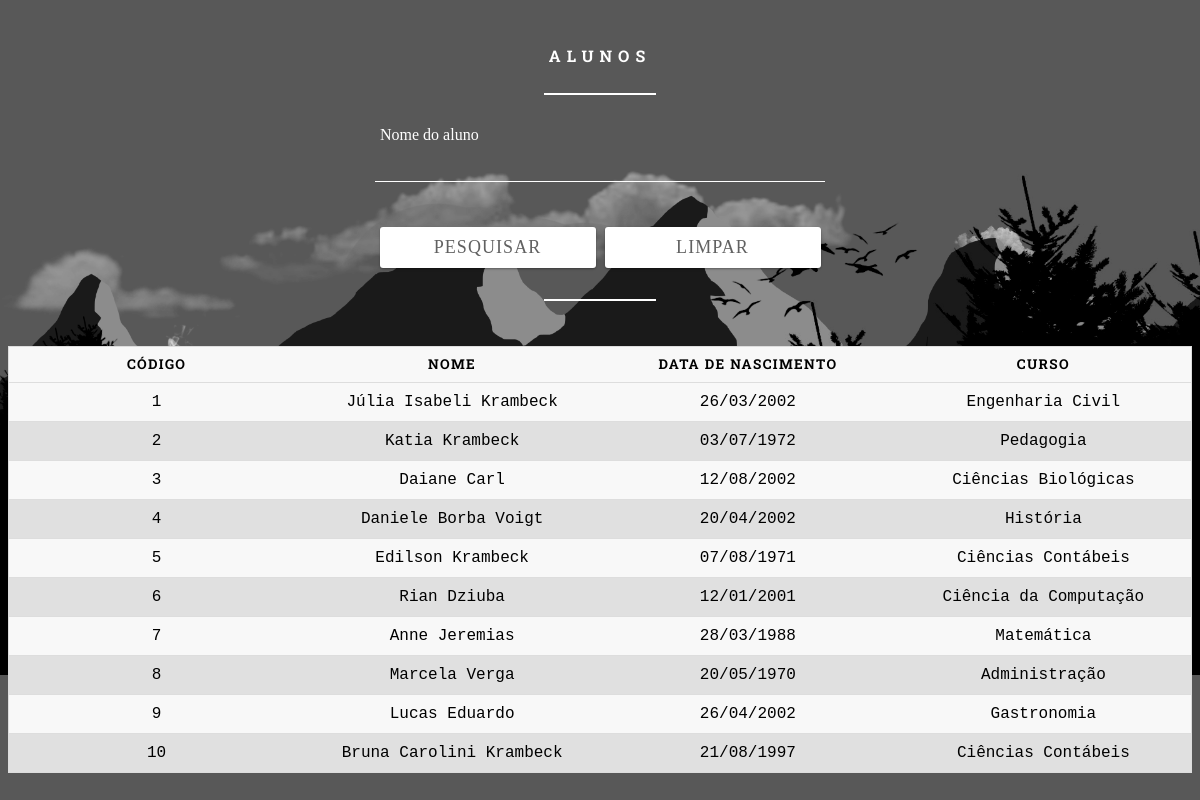
The app's page /ExerciciosCRUD1/Exercicio7.php with its own data.
### tables this page shows
create table Aluno(
    codigo int primary key auto_increment,
    nome varchar(45),
    data_nascimento varchar(45),
    curso varchar(45)
);

### ExerciciosCRUD1/conf/conf.inc.php (called while the page is built, shortened)
<?php
	$tb_aluno = 'Aluno';
?>

### ExerciciosCRUD1/Exercicio7.php (the view, shortened to what this page needs)
<!DOCTYPE html>
<html lang="pt-BR">
<?php
  require 'connect/connect.php';
  $pesquisa = isset($_POST['pesquisa'])?$_POST['pesquisa']:'';
?>
<head>
  <link rel="stylesheet" href="assets/css/basico.css" />
</head>
<body>
  <form method="post">
    <h5>Alunos</h5>
    <hr class="dividir" />
    <div class="input">
      <input type="text" name="pesquisa" value="<?php echo $pesquisa; ?>" />
      <label>Nome do aluno</label>
    </div>
    <div class="input">
      <input type="submit" value="Pesquisar" />
      <input type="reset" value="Limpar" />
    </div>
    </form>
    <form>
    <br /><br /><br /><br />
    <hr class="dividir" />
  </form>
    <table>
      <thead>
        <th scope="col">Código</th>
        <th scope="col">Nome</th>
        <th scope="col">Data de Nascimento</th>
        <th scope="col">Curso</th>
      </thead>
      <?php
        $sql = 'select * from '. $tb_aluno. ' where nome like "'. $pesquisa. '%" order by codigo';
        $resultado = mysqli_query($conexao, $sql);
        while ($row = mysqli_fetch_array($resultado)) {
          echo '<tr>';
          echo '<td>'. $row['codigo']. '</td>';
          echo '<td>'. $row['nome']. '</td>';
          echo '<td>'. $row['data_nascimento']. '</td>';
          echo '<td>'. $row['curso']. '</td>';
          echo '</tr>';
        }
      ?>
    </table>
</body>
</html>

### ExerciciosCRUD1/assets/css/basico.css (style rules this page uses)
body { background: url("../images/wallpaper.png"); background-position: top; background-repeat: repeat; background-clip: border-box; background-size: 100%; background-origin: border-box; background-attachment: fixed; font-family: 'Roboto Slab', monospace; color: white; font-size: 16px; font-weight: normal; }
form { width: 450px; margin: 45px auto; }
h5 { text-align: center; text-transform: uppercase; color: #fff; letter-spacing: 6px; font-size: 16px; }
hr.dividir { background: #fff; -webkit-box-shadow: none; box-shadow: none; border: none; height: 2px; width: 25%; margin: 0px auto 0px auto; }
.input { position: relative; margin: 45px 0; width: 450px; font-family: 'Roboto Slab'; }
label { font-family: 'Roboto Slab'; }
input, textarea { background: none; color: #fff; font-size: 18px; padding: 10px 10px 10px 5px; font-family: 'Roboto Slab'; display: block; width: 450px; border: none; border-radius: 0; border-bottom: 1px solid #fff; }
input:focus~label, input:valid~label, textarea:focus~label, textarea:valid~label { top: -14px; font-size: 16px; color: #fff; }
.input label { color: #fff; font-size: 16px; font-weight: normal; position: absolute; pointer-events: none; left: 5px; top: 10px; font-family: 'Roboto Slab'; -webkit-transition: 300ms ease all; transition: 300ms ease all; }
input[type="submit"], input[type="reset"] { background: white; color: #616161; border: none; padding: 10px 20px; border-radius: 3px; letter-spacing: 0.06em; text-transform: uppercase; text-decoration: none; outline: none; width: 48%; float: left; margin: auto 1% 1% 1%; -webkit-box-shadow: 0 1px 3px rgba(0, 0, 0, 0.12), 0 1px 2px rgba(0, 0, 0, 0.24); box-shadow: 0 1px 3pxrgba(0, 0, 0, 0.12), 0 1px 2px rgba(0, 0, 0, 0.24); -webkit-transition: all 0.3s cubic-bezier(0.25, 0.8, 0.25, 1); transition: all 0.3s cubic-bezier(0.25, 0.8, 0.25, 1); }
table { border: 1px solid #ccc; border-collapse: collapse; margin: 0; color: #000000; padding: 0; width: 100%; table-layout: fixed; border-radius: 15px; }
table tr { background: #f8f8f8; border: 1px solid #ddd; padding: .35em; }
table tr:nth-child(even) { background: #E0E0E0; border: 1px solid #ddd; padding: .35em; }
table th, table td { padding: .625em; text-align: center; }
table th { font-size: .85em; letter-spacing: .1em; text-transform: uppercase; }
*, *:before, *:after { box-sizing: border-box; }

### records on screen
aluno: codigo "1", nome "Júlia Isabeli Krambeck", data_nascimento "26/03/2002", curso "Engenharia Civil"
aluno: codigo "2", nome "Katia Krambeck", data_nascimento "03/07/1972", curso "Pedagogia"
aluno: codigo "3", nome "Daiane Carl", data_nascimento "12/08/2002", curso "Ciências Biológicas"
aluno: codigo "4", nome "Daniele Borba Voigt", data_nascimento "20/04/2002", curso "História"
aluno: codigo "5", nome "Edilson Krambeck", data_nascimento "07/08/1971", curso "Ciências Contábeis"
aluno: codigo "6", nome "Rian Dziuba", data_nascimento "12/01/2001", curso "Ciência da Computação"
aluno: codigo "7", nome "Anne Jeremias", data_nascimento "28/03/1988", curso "Matemática"
aluno: codigo "8", nome "Marcela Verga", data_nascimento "20/05/1970", curso "Administração"
aluno: codigo "9", nome "Lucas Eduardo", data_nascimento "26/04/2002", curso "Gastronomia"
aluno: codigo "10", nome "Bruna Carolini Krambeck", data_nascimento "21/08/1997", curso "Ciências Contábeis"
